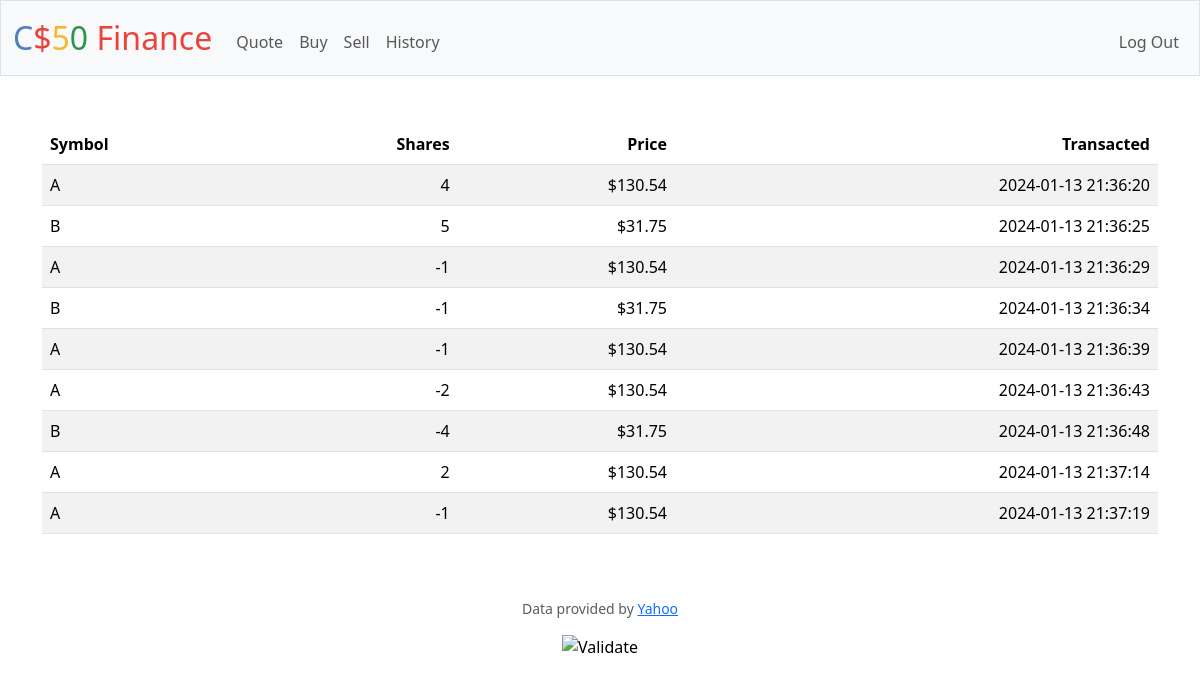
The page /history (signed in) on the database its author committed.
### tables this page shows
CREATE TABLE stocks (
    id INTEGER PRIMARY KEY AUTOINCREMENT NOT NULL,
    user_id INT,
    symbol VARCHAR(255),
    shares INT,
    price DECIMAL(10, 2),
    operation VARCHAR(10),
    total_share_value DECIMAL(10, 2),
    created_at TIMESTAMP DEFAULT CURRENT_TIMESTAMP);

### app.py (the view)
@app.route("/history")
@login_required
def history():
    stocks = db.execute(
        "SELECT *, CASE WHEN operation = 'sell' THEN -shares ELSE shares END AS shares FROM stocks WHERE user_id = ?",
        session["user_id"],
    )
    return render_template("history.html", rows=stocks)

### app.py (called while the page is built)
@app.after_request
def after_request(response):
    response.headers["Cache-Control"] = "no-cache, no-store, must-revalidate"
    response.headers["Expires"] = 0
    response.headers["Pragma"] = "no-cache"
    return response

### helpers.py (called while the page is built)
def login_required(f):
    @wraps(f)
    def decorated_function(*args, **kwargs):
        if session.get("user_id") is None:
            return redirect("/login")
        return f(*args, **kwargs)
    return decorated_function

def usd(value):
    return f"${value:,.2f}"

### templates/history.html (shortened to what this page needs)
{% extends "layout.html" %}
{% block main %}
    <table class="table table-striped">
        <thead>
            <tr>
                <th class="text-start">Symbol</th>
                <th class="text-end">Shares</th>
                <th class="text-end">Price</th>
                <th class="text-end">Transacted</th>
            </tr>
        </thead>
        <tbody>
            {% for row in rows %}
            <tr>
                <td class="text-start">{{ row.symbol }}</td>
                <td class="text-end">{{ row.shares }}</td>
                <td class="text-end">{{ row.price | usd() }}</td>
                <td class="text-end">{{ row.created_at }}</td>
            </tr>
            {% endfor %}
        </tbody>
    </table>
{% endblock %}

### rows shown on the page
stocks: symbol "A", shares "4", price "$130.54", created_at "2024-01-13 21:36:20"
stocks: symbol "B", shares "5", price "$31.75", created_at "2024-01-13 21:36:25"
stocks: symbol "A", shares "-1", price "$130.54", created_at "2024-01-13 21:36:29"
stocks: symbol "B", shares "-1", price "$31.75", created_at "2024-01-13 21:36:34"
stocks: symbol "A", shares "-1", price "$130.54", created_at "2024-01-13 21:36:39"
stocks: symbol "A", shares "-2", price "$130.54", created_at "2024-01-13 21:36:43"
stocks: symbol "B", shares "-4", price "$31.75", created_at "2024-01-13 21:36:48"
stocks: symbol "A", shares "2", price "$130.54", created_at "2024-01-13 21:37:14"
stocks: symbol "A", shares "-1", price "$130.54", created_at "2024-01-13 21:37:19"
